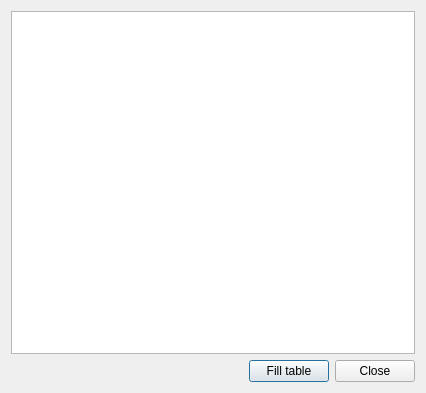
<?xml version="1.0" encoding="UTF-8"?>
<ui version="4.0">
 <class>SheetIdView</class>
 <widget class="QDialog" name="SheetIdView">
  <property name="geometry">
   <rect>
    <x>0</x>
    <y>0</y>
    <width>426</width>
    <height>393</height>
   </rect>
  </property>
  <property name="windowTitle">
   <string>Sheet Id View</string>
  </property>
  <layout class="QVBoxLayout" name="verticalLayout">
   <item>
    <widget class="QTableWidget" name="table">
     <property name="editTriggers">
      <set>QAbstractItemView::NoEditTriggers</set>
     </property>
    </widget>
   </item>
   <item>
    <layout class="QHBoxLayout" name="horizontalLayout">
     <item>
      <spacer name="horizontalSpacer">
       <property name="orientation">
        <enum>Qt::Horizontal</enum>
       </property>
       <property name="sizeHint" stdset="0">
        <size>
         <width>40</width>
         <height>20</height>
        </size>
       </property>
      </spacer>
     </item>
     <item>
      <widget class="QPushButton" name="reloadButton">
       <property name="text">
        <string>Fill table</string>
       </property>
      </widget>
     </item>
     <item>
      <widget class="QPushButton" name="endButton">
       <property name="text">
        <string>Close</string>
       </property>
      </widget>
     </item>
    </layout>
   </item>
  </layout>
 </widget>
 <layoutdefault spacing="6" margin="11"/>
 <resources/>
 <connections>
  <connection>
   <sender>endButton</sender>
   <signal>clicked()</signal>
   <receiver>SheetIdView</receiver>
   <slot>reject()</slot>
   <hints>
    <hint type="sourcelabel">
     <x>371</x>
     <y>282</y>
    </hint>
    <hint type="destinationlabel">
     <x>199</x>
     <y>149</y>
    </hint>
   </hints>
  </connection>
 </connections>
</ui>
